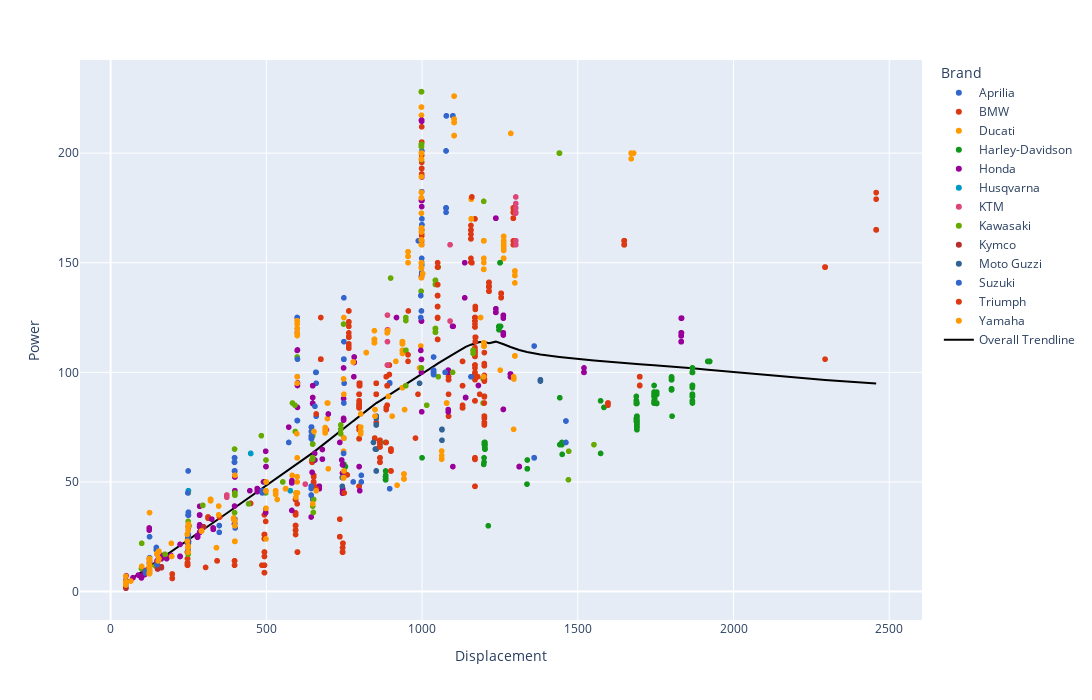

The code cell stored with this chart in its notebook:
### Code cell
fig = px.scatter(
    df, x="Displacement", y="Power", color="Brand",
    width=1200, height=700,
    trendline= "lowess",
     trendline_scope="overall", trendline_color_override="black",
    color_discrete_sequence=px.colors.qualitative.G10, hover_name="Model")
fig.show()

### Figure 1 — Plotly figure (JSON) as saved in the notebook; plotly's stock layout.template omitted (floating-point values rounded to 4 significant figures; data arrays with more than 128 entries replaced by an {"elided": "..."} marker saying what was removed)
{"data": [{"hovertemplate": "<b>%{hovertext}</b><br><br>Brand=Aprilia <br>Displacement=%{x}<br>Power=%{y}<extra></extra>", "hovertext": ["Aprilia Dorsoduro 900", "Aprilia Dorsoduro 900", "Aprilia ETX 125", "Aprilia Moto 6.5", "Aprilia Pegaso 650", "Aprilia Pegaso 650", "Aprilia RS 125", "Aprilia RS 125", "Aprilia RS 125 GP Replica", "Aprilia RS 125 GP Replica ", "Aprilia RS 250", "Aprilia RS 50", "Aprilia RS 50", "Aprilia RS 50", "Aprilia RS 660", "Aprilia RS 660", "Aprilia RS 660 35kW", "Aprilia RS 660 35kW", "Aprilia RS 660 Limited", "Aprilia RSV Mille", "Aprilia RSV4", "Aprilia RSV4", "Aprilia RSV4 1100 Factory", "Aprilia RSV4 1100 Factory", "Aprilia RSV4 1100 Factory", "Aprilia RSV4 Factory", "Aprilia RSV4 RR 1000", "Aprilia RX 125", "Aprilia RX 125", "Aprilia RX 50", "Aprilia RX 50", "Aprilia RX 50", "Aprilia RX 50 Factory", "Aprilia RX 50 Factory", "Aprilia RX 50 Factory", "Aprilia RX 50 Factory", "Aprilia SL 750 Shiver", "Aprilia SR 50 MT", "Aprilia SX 125", "Aprilia SX 50", "Aprilia SX 50", "Aprilia SX 50", "Aprilia SX 50", "Aprilia SX 50 Factory", "Aprilia SX 50 Factory", "Aprilia SX 50 Factory", "Aprilia SX 50 Factory", "Aprilia SX 50 Factory", "Aprilia SXR 50", "Aprilia SXR 50", "Aprilia Scarabeo 50 Classic 2T", "Aprilia Scarabeo 50 Street 2T", "Aprilia Shiver 900", "Aprilia Shiver 900", "Aprilia Shiver 900", "Aprilia Shiver 900 35kW", "Aprilia Tuareg 660", "Aprilia Tuono 125", "Aprilia Tuono 125", "Aprilia Tuono 660", "Aprilia Tuono 660 Factory", "Aprilia Tuono V4 ", "Aprilia Tuono V4 ", "Aprilia Tuono V4 1100 Factory", "Aprilia Tuono V4 1100 Factory", "Aprilia Tuono V4 1100 Factory", "Aprilia Tuono V4 1100 RR", "Aprilia Tuono V4 1100 RR", "Aprilia Tuono V4 1100 RR", "Aprilia Tuono V4 1100 RR", "Aprilia Tuono V4 1100 RR", "Aprilia Tuono V4 1100 RR", "Aprilia Tuono V4 Factory", "Aprilia Tuono V4 R ABS", "Aprilia Tuono V4 R APRC", "Aprilia Tuono V4 R APRC", "Aprilia Tuono V4 R APRC"], "legendgroup": "Aprilia ", "marker": {"color": "#3366CC", "symbol": "circle"}, "mode": "markers", "name": "Aprilia ", "showlegend": true, "type": "scattergl", "x": [896.1, 896.1, 125, 649, 652, 652, 125, 124.2, 124.2, 124.2, 249, 50, 50, 50, 659, 659, 659, 659, 659, 998, 1099, 1099, 1078, 1078, 1099, 1099, 999.6, 124.2, 124.2, 50, 50, 50, 49.9, 50, 50, 50, 749.9, 49, 124.8, 49, 50, 50, 50, 49, 50, 50, 50, 50, 49, 49, 49.4, 49.4, 896, 896, 896.1, 896.1, 660, 124.2, 124.2, 660, 660, 1077, 1077, 1077, 1077, 1077, 1077, 1077, 1077, 1077, 1077, 1077, 1077, 999.6, 999.6, 999.6, 999.6], "xaxis": "x", "y": [95.2, 95.2, 12.2, 42, 48, 49, 15, 14.8, 15, 15, 55, null, null, null, 100, 100, 46.9, 46.9, 100, 128, 217, 217, 217, 217, 217, 217, 201, 15, 15, null, null, null, null, null, null, null, 95, 2, 15, null, null, null, null, null, null, null, null, null, 3.2, 3.2, 3, 3, 95, 95, 95, 46.9, 80, 15, 15, 95, 100, 175, 175, 201, 175, 175, 173, 175, 175, 175, 201, 175, 175, 170, 167.3, 167.3, 167.3], "yaxis": "y"}, {"hovertemplate": "<b>%{hovertext}</b><br><br>Brand=BMW <br>Displacement=%{x}<br>Power=%{y}<extra></extra>", "hovertext": {"elided": "630 str values"}, "legendgroup": "BMW ", "marker": {"color": "#DC3912", "symbol": "circle"}, "mode": "markers", "name": "BMW ", "showlegend": true, "type": "scattergl", "x": {"elided": "630 float values"}, "xaxis": "x", "y": {"elided": "630 float values"}, "yaxis": "y"}, {"hovertemplate": "<b>%{hovertext}</b><br><br>Brand=Ducati <br>Displacement=%{x}<br>Power=%{y}<extra></extra>", "hovertext": {"elided": "148 str values"}, "legendgroup": "Ducati ", "marker": {"color": "#FF9900", "symbol": "circle"}, "mode": "markers", "name": "Ducati ", "showlegend": true, "type": "scattergl", "x": {"elided": "148 float values"}, "xaxis": "x", "y": {"elided": "148 float values"}, "yaxis": "y"}, {"hovertemplate": "<b>%{hovertext}</b><br><br>Brand=Harley-Davidson <br>Displacement=%{x}<br>Power=%{y}<extra></extra>", "hovertext": {"elided": "579 str values"}, "legendgroup": "Harley-Davidson ", "marker": {"color": "#109618", "symbol": "circle"}, "mode": "markers", "name": "Harley-Davidson ", "showlegend": true, "type": "scattergl", "x": {"elided": "579 float values"}, "xaxis": "x", "y": {"elided": "579 float values"}, "yaxis": "y"}, {"hovertemplate": "<b>%{hovertext}</b><br><br>Brand=Honda <br>Displacement=%{x}<br>Power=%{y}<extra></extra>", "hovertext": {"elided": "775 str values"}, "legendgroup": "Honda ", "marker": {"color": "#990099", "symbol": "circle"}, "mode": "markers", "name": "Honda ", "showlegend": true, "type": "scattergl", "x": {"elided": "775 float values"}, "xaxis": "x", "y": {"elided": "775 float values"}, "yaxis": "y"}, {"hovertemplate": "<b>%{hovertext}</b><br><br>Brand=Husqvarna <br>Displacement=%{x}<br>Power=%{y}<extra></extra>", "hovertext": ["Husqvarna 701 Enduro", "Husqvarna 701 Supermoto", "Husqvarna FE 250", "Husqvarna FE 250", "Husqvarna FE 350", "Husqvarna FE 350", "Husqvarna FE 350 Rockstar", "Husqvarna FE 450", "Husqvarna FE 450", "Husqvarna FE 501", "Husqvarna FE 501", "Husqvarna FE 501s", "Husqvarna FE 501s", "Husqvarna FS 450", "Husqvarna Svartpilen 125", "Husqvarna TE 250i", "Husqvarna TE 250i", "Husqvarna TE 300i", "Husqvarna TE 300i", "Husqvarna TE 300i Rockstar", "Husqvarna TE 610 E"], "legendgroup": "Husqvarna ", "marker": {"color": "#0099C6", "symbol": "circle"}, "mode": "markers", "name": "Husqvarna ", "showlegend": true, "type": "scattergl", "x": [692.7, 692.7, 249.9, 249.9, 349.7, 349.7, 349.7, 449.9, 449.9, 510.4, 510.9, 510.4, 510.4, 449.9, 125, 249, 249, 293.2, 293.2, 293.2, 577], "xaxis": "x", "y": [73.8, 73.8, 46, 46, null, null, null, 63, 63, null, null, null, null, 63, 14.8, null, null, null, null, null, 46], "yaxis": "y"}, {"hovertemplate": "<b>%{hovertext}</b><br><br>Brand=KTM <br>Displacement=%{x}<br>Power=%{y}<extra></extra>", "hovertext": ["KTM 1090 Adventure", "KTM 1090 Adventure R", "KTM 125 Duke", "KTM 125 Duke", "KTM 125 Duke", "KTM 125 Duke", "KTM 1290 Super Adventure R", "KTM 1290 Super Adventure R", "KTM 1290 Super Adventure S", "KTM 1290 Super Adventure S", "KTM 1290 Super Duke GT", "KTM 1290 Super Duke GT", "KTM 1290 Super Duke GT", "KTM 1290 Super Duke R", "KTM 1290 Super Duke RR", "KTM 150 EXC TPI", "KTM 150 EXC TPI", "KTM 150 EXC TPI", "KTM 250 Duke", "KTM 250 EXC TPI", "KTM 250 EXC TPI Six Days", "KTM 250 EXC TPI Six Days", "KTM 250 EXC TPI Six Days", "KTM 250 XC-W TPI", "KTM 250 XC-W TPI", "KTM 300 EXC TPI", "KTM 300 EXC TPI", "KTM 300 EXC TPI Erzbergrodeo", "KTM 300 EXC TPI Erzbergrodeo", "KTM 300 EXC TPI Six Days", "KTM 300 EXC TPI Six Days", "KTM 300 EXC TPI Six Days", "KTM 300 XC-W TPI", "KTM 300 XC-W TPI", "KTM 350 EXC-F", "KTM 350 EXC-F", "KTM 350 EXC-F", "KTM 350 EXC-F", "KTM 350 EXC-F", "KTM 350 EXC-F Factory", "KTM 350 EXC-F Wess", "KTM 350 XC-F", "KTM 350 XC-F", "KTM 350 XC-F Kailub Russell", "KTM 390 Adventure", "KTM 450 EXC-F", "KTM 450 EXC-F", "KTM 450 EXC-F", "KTM 450 EXC-F", "KTM 450 EXC-F", "KTM 450 EXC-F Six Days", "KTM 450 EXC-F Six Days", "KTM 450 EXC-F Six Days", "KTM 450 SMR", "KTM 450 SMR", "KTM 500 EXC-F ", "KTM 500 EXC-F ", "KTM 500 EXC-F ", "KTM 500 EXC-F Six Days", "KTM 500 EXC-F Six Days", "KTM 500 EXC-F Six days", "KTM 500 XCF-W ", "KTM 500 XCF-W ", "KTM 690 Enduro R", "KTM 690 Enduro R", "KTM 690 SMC R", "KTM 690 SMC R", "KTM 790 Adventure", "KTM 790 Adventure R ", "KTM 890 Adventure ", "KTM 890 Adventure L", "KTM 890 Adventure R", "KTM 890 Adventure R Rally", "KTM 890 Duke ", "KTM 890 Duke L", "KTM 890 Duke R", "KTM 890 Duke R", "KTM Freeride 250 F", "KTM Freeride 250 F", "KTM LC4 640 Enduro", "KTM RC 125", "KTM RC 125", "KTM RC 390", "KTM RC 390", "KTM RC 390", "KTM RC 8C", "KTM Sting 125"], "legendgroup": "KTM ", "marker": {"color": "#DD4477", "symbol": "circle"}, "mode": "markers", "name": "KTM ", "showlegend": true, "type": "scattergl", "x": [1090, 1090, 125, 125, 125, 125, 1301, 1301, 1301, 1301, 1301, 1301, 1301, 1301, 1301, 143.7, 143.7, 143.7, 248.8, 249, 249, 249, 249, 249, 249, 293.2, 293.2, 293.2, 293.2, 293.2, 293, 293, 293.2, 293.2, 349.7, 349.7, 349.7, 349.7, 349.7, 349.7, 349.7, 349.7, 349.7, 349.7, 373.2, 449.3, 449.3, 449.3, 449.9, 449.9, 449.9, 449.9, 449.9, 449.3, 449.3, 510.9, 510.9, 510.9, 510.9, 510.9, 510.9, 510.9, 510.9, 693, 693, 693, 693, 799, 799, 889, 889, 889, 889, 889, 889, 890, 889, 249.9, 249.9, 625, 125, 125, 373.2, 373.2, 373.2, 889, 124.8], "xaxis": "x", "y": [123.4, 158.2, 15, 15, 15, 15, 158.2, 158.2, 160, 160, 173, 175, 172.6, 180, 177, null, null, null, 29.5, null, null, null, null, null, null, null, null, null, null, null, null, null, null, null, null, null, null, null, null, null, null, null, null, null, 43, null, null, null, null, null, null, null, null, null, null, null, null, null, null, null, null, null, null, 73.8, 73.8, 73.8, 73.8, 93.9, 93.9, 103.3, 103.3, 103.3, 103.3, 114, 93.9, 119.4, 119.4, null, null, 49, 15, 15, 44, 44, 44, 126.1, 13.5], "yaxis": "y"}, {"hovertemplate": "<b>%{hovertext}</b><br><br>Brand=Kawasaki <br>Displacement=%{x}<br>Power=%{y}<extra></extra>", "hovertext": {"elided": "189 str values"}, "legendgroup": "Kawasaki ", "marker": {"color": "#66AA00", "symbol": "circle"}, "mode": "markers", "name": "Kawasaki ", "showlegend": true, "type": "scattergl", "x": {"elided": "189 int values"}, "xaxis": "x", "y": {"elided": "189 float values"}, "yaxis": "y"}, {"hovertemplate": "<b>%{hovertext}</b><br><br>Brand=Kymco <br>Displacement=%{x}<br>Power=%{y}<extra></extra>", "hovertext": ["Kymco Agility 125", "Kymco Agility 125", "Kymco Agility 125", "Kymco Agility 50", "Kymco Agility 50", "Kymco Agility 50", "Kymco Agility 50", "Kymco Agility 50", "Kymco Agility 50", "Kymco Agility Carry", "Kymco CK1 125", "Kymco Compagno 110i", "Kymco Compagno 110i", "Kymco DJ 50 S", "Kymco Like 150i", "Kymco Like 200i", "Kymco Like 200i", "Kymco Like 200i", "Kymco Like 200i", "Kymco Like 200i", "Kymco Like 200i LX", "Kymco Like 200i LX", "Kymco People 150", "Kymco People 150", "Kymco People GT 300i", "Kymco People GT 300i", "Kymco People S 200", "Kymco People S 250", "Kymco Pulsar 125 LX", "Kymco Quannon 150", "Kymco Sento 50", "Kymco Spade 150", "Kymco Spade 150i", "Kymco Sting 50", "Kymco Super 8 150", "Kymco Super 8 150R", "Kymco Super 8 150X", "Kymco Super 8 150X", "Kymco Super 8 150X", "Kymco Super 8 150X", "Kymco Super 8 50R", "Kymco Super 8 50X", "Kymco Super 8 50X", "Kymco Super 8 50X", "Kymco Xciting 500 RI ABS", "Kymco Xciting 500i ABS", "Kymco Yager GT 125", "Kymco Zing 125"], "legendgroup": "Kymco ", "marker": {"color": "#B82E2E", "symbol": "circle"}, "mode": "markers", "name": "Kymco ", "showlegend": true, "type": "scattergl", "x": [125, 125, 125, 49, 49, 49, 49, 49, 49, 49, 125, 112, 112, 49, 149.8, 163, 163, 163, 163, 163, 163, 163, 152, 152, 298.9, 298.9, 163, 249, 124.1, 149.3, 49.5, 149.4, 149.4, 49.4, 149.7, 151, 151, 151, 151, 151, 49, 49, 49, 49, 498.5, 498.5, 125, 124], "xaxis": "x", "y": [9.3, 9.3, 9.3, null, null, 1.9, 1.9, 1.9, null, 2.6, 10.3, 9.6, 9.6, 3.2, 13.5, 10.9, 10.9, 10.9, 11.3, 11.3, 10.9, 10.9, null, null, 29.5, 29.5, null, null, 10.1, null, 4, 12.5, 12, 1.5, null, 10.3, 10.3, 10.3, 10.5, 10.5, 1.9, 1.9, 1.9, 1.9, 37.8, 37.8, 11.7, 10.9], "yaxis": "y"}, {"hovertemplate": "<b>%{hovertext}</b><br><br>Brand=Moto Guzzi <br>Displacement=%{x}<br>Power=%{y}<extra></extra>", "hovertext": ["Moto Guzzi 850 T", "Moto Guzzi California EV", "Moto Guzzi California EV", "Moto Guzzi California Touring 1400", "Moto Guzzi MGX-21  1400", "Moto Guzzi Nevada 750 Club", "Moto Guzzi Quota 1100 ES", "Moto Guzzi V10 Centauro", "Moto Guzzi V7 III Carbon", "Moto Guzzi V7 III Carbon", "Moto Guzzi V7 III Limited", "Moto Guzzi V7 Special 850", "Moto Guzzi V7 Stone Centenario", "Moto Guzzi V7III Special", "Moto Guzzi V85 TT", "Moto Guzzi V85 TT", "Moto Guzzi V85 TT", "Moto Guzzi V85 TT Aventure", "Moto Guzzi V85 TT Centenario", "Moto Guzzi V85 TT Guardia dOnore", "Moto Guzzi V85 TT Premium Graphics", "Moto Guzzi V85 TT Travel", "Moto Guzzi V85 TT Travel", "Moto Guzzi V85 TT Travel", "Moto Guzzi V9 Bobber", "Moto Guzzi V9 Bobber", "Moto Guzzi V9 Bobber 850", "Moto Guzzi V9 Bobber Centenario", "Moto Guzzi V9 Bobber Sport", "Moto Guzzi V9 Roamer", "Moto Guzzi V9 Roamer", "Moto Guzzi V9 Roamer 850"], "legendgroup": "Moto Guzzi ", "marker": {"color": "#316395", "symbol": "circle"}, "mode": "markers", "name": "Moto Guzzi ", "showlegend": true, "type": "scattergl", "x": [844, 1064, 1064, 1380, 1380, 744, 1064, 992, 744, 744, 744, 850, 853, 744, 853, 853, 853, 853, 853, 853, 853, 853, 853, 853, 853, 853, 853, 853, 853, 853, 853, 853], "xaxis": "x", "y": [68, 74, 73.8, 96, 96.6, 48, 69, 95, 52, 52, 52, 65, 65, 52, 80, 80, 76, 79, 76, 76, 80, 80, 80, 76, 55, 65, 65, 65, 55, 55, 65, 65], "yaxis": "y"}, {"hovertemplate": "<b>%{hovertext}</b><br><br>Brand=Suzuki <br>Displacement=%{x}<br>Power=%{y}<extra></extra>", "hovertext": {"elided": "267 str values"}, "legendgroup": "Suzuki ", "marker": {"color": "#3366CC", "symbol": "circle"}, "mode": "markers", "name": "Suzuki ", "showlegend": true, "type": "scattergl", "x": {"elided": "267 float values"}, "xaxis": "x", "y": {"elided": "267 float values"}, "yaxis": "y"}, {"hovertemplate": "<b>%{hovertext}</b><br><br>Brand=Triumph <br>Displacement=%{x}<br>Power=%{y}<extra></extra>", "hovertext": {"elided": "367 str values"}, "legendgroup": "Triumph ", "marker": {"color": "#DC3912", "symbol": "circle"}, "mode": "markers", "name": "Triumph ", "showlegend": true, "type": "scattergl", "x": {"elided": "367 int values"}, "xaxis": "x", "y": {"elided": "367 float values"}, "yaxis": "y"}, {"hovertemplate": "<b>%{hovertext}</b><br><br>Brand=Yamaha <br>Displacement=%{x}<br>Power=%{y}<extra></extra>", "hovertext": {"elided": "859 str values"}, "legendgroup": "Yamaha ", "marker": {"color": "#FF9900", "symbol": "circle"}, "mode": "markers", "name": "Yamaha ", "showlegend": true, "type": "scattergl", "x": {"elided": "859 float values"}, "xaxis": "x", "y": {"elided": "859 float values"}, "yaxis": "y"}, {"hovertemplate": "<b>LOWESS trendline</b><br><br>Displacement=%{x}<br>Power=%{y} <b>(trend)</b><extra></extra>", "legendgroup": "Overall Trendline", "line": {"color": "black"}, "mode": "lines", "name": "Overall Trendline", "showlegend": true, "type": "scatter", "x": {"elided": "3008 float values"}, "xaxis": "x", "y": {"elided": "3008 float values"}, "yaxis": "y"}], "layout": {"height": 700, "legend": {"title": {"text": "Brand"}, "tracegroupgap": 0}, "margin": {"t": 60}, "width": 1200, "xaxis": {"anchor": "y", "domain": [0, 1], "title": {"text": "Displacement"}}, "yaxis": {"anchor": "x", "domain": [0, 1], "title": {"text": "Power"}}}}
